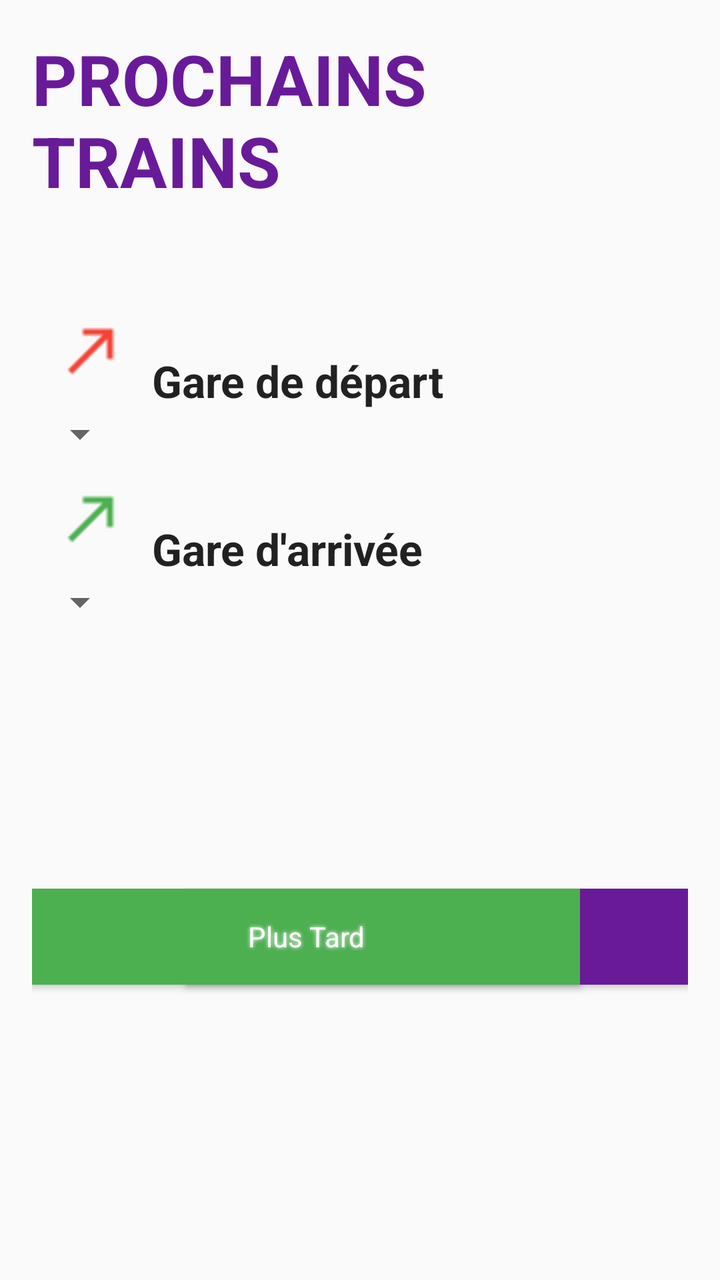
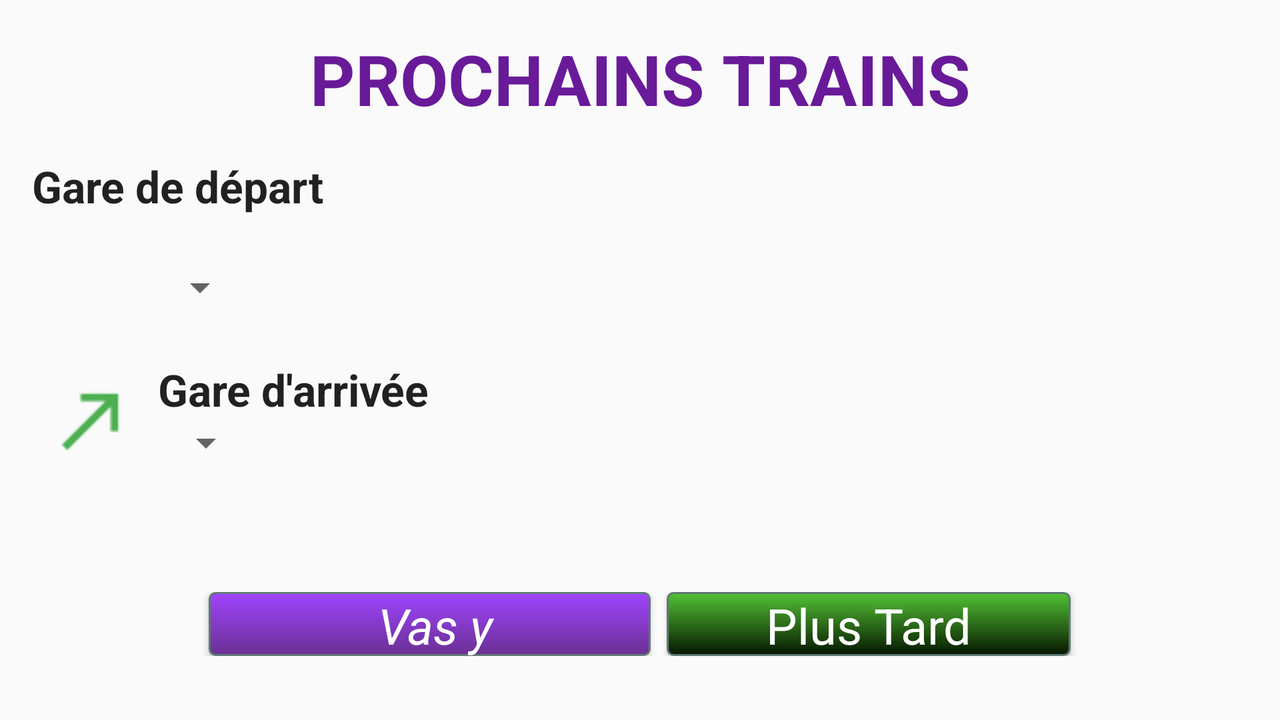

One screen, two layout resources from the same app: the default and the repository's alternative for another configuration. Each is rendered where Android would select it; the XML of both is given below.
<!-- AndroidManifest.xml: application theme AppTheme -->
<!-- res/layout/content_main.xml -->
<RelativeLayout xmlns:android="http://schemas.android.com/apk/res/android"
    xmlns:app="http://schemas.android.com/apk/res-auto"
    xmlns:tools="http://schemas.android.com/tools"
    android:layout_width="match_parent"
    android:layout_height="match_parent"
    android:paddingBottom="@dimen/activity_vertical_margin"
    android:paddingLeft="@dimen/activity_horizontal_margin"
    android:paddingRight="@dimen/activity_horizontal_margin"
    android:paddingTop="@dimen/activity_vertical_margin"
    app:layout_behavior="@string/appbar_scrolling_view_behavior"
    tools:context="com.example.user.projectwithzied.MainActivity"
    tools:showIn="@layout/activity_main">

    <TextView
        android:layout_width="wrap_content"
        android:layout_height="wrap_content"
        android:text="PROCHAINS TRAINS"
        android:textSize="35dp"
        android:elevation="5dp"
        android:textColor="@color/mauve"
        android:textStyle="bold"
        android:id="@+id/title"
        android:layout_alignParentTop="true"
        android:layout_centerHorizontal="true" />

    <TextView
        android:layout_width="wrap_content"
        android:layout_height="wrap_content"
        android:textAppearance="?android:attr/textAppearanceLarge"
        android:text="Gare de départ"


        android:id="@+id/depart"
        android:textStyle="bold"

        android:layout_marginTop="72dp"
        android:layout_below="@+id/title"
        android:layout_toRightOf="@+id/imageView2"
        android:layout_toEndOf="@+id/imageView2" />

    <TextView
        android:layout_width="wrap_content"
        android:layout_height="wrap_content"
        android:textAppearance="?android:attr/textAppearanceLarge"
        android:text="Gare d&apos;arrivée"

        android:textStyle="bold"
        android:id="@+id/arrivee"
        android:layout_above="@+id/spinnerarr"
        android:layout_alignLeft="@+id/depart"
        android:layout_alignStart="@+id/depart" />

    <Spinner
        android:layout_width="wrap_content"
        android:layout_height="wrap_content"
        android:id="@+id/spinner"
        android:gravity="center"
        android:layout_below="@+id/depart"
        android:layout_alignParentLeft="true"
        android:layout_alignParentStart="true"
       />

    <Spinner
        android:layout_width="wrap_content"
        android:layout_height="wrap_content"
        android:id="@+id/spinnerarr"
        android:layout_below="@+id/imageView3"
        android:layout_alignParentLeft="true"
        android:layout_alignParentStart="true"
        />

    <ImageView
        android:layout_width="wrap_content"
        android:layout_height="wrap_content"
        android:src="@drawable/fleche_rouge"
        android:id="@+id/imageView2"
        android:layout_above="@+id/spinner"
        android:layout_alignParentLeft="true"
        android:layout_alignParentStart="true"
        android:layout_alignRight="@+id/imageView3"
        android:layout_alignEnd="@+id/imageView3" />
    <ImageView
        android:layout_width="wrap_content"
        android:layout_height="wrap_content"
        android:src="@drawable/fleche_vert"

        android:id="@+id/imageView3"
        android:layout_below="@+id/spinner"
        android:layout_alignParentLeft="true"
        android:layout_alignParentStart="true" />


    <ImageButton
        android:layout_width="wrap_content"
        android:layout_height="wrap_content"
        android:id="@+id/imageButton"
        android:background="@color/white"
        android:src="@drawable/ic_action_room"
        android:layout_alignTop="@+id/imageView2"
        android:layout_alignParentRight="true"
        android:layout_alignParentEnd="true" />

    <RelativeLayout
        android:orientation="vertical"
        android:layout_width="match_parent"
        android:layout_height="match_parent"

        android:layout_below="@+id/spinnerarr">

        <Button
            style="@style/MyButton"
            android:layout_width="251dp"
            android:layout_height="wrap_content"
            android:text="Partir maintenant"
            android:textStyle="italic"
            android:elevation="5dp"
            android:background="@color/mauve"
            android:id="@+id/maintenant"
            android:layout_alignParentRight="true"
            android:layout_alignParentEnd="true"
            android:layout_alignBottom="@+id/partirpl"
            android:layout_alignTop="@+id/partirpl"
            android:shadowColor="@color/white"
            android:shadowDx="0"
            android:shadowDy="0"
            android:shadowRadius="5"
            />
        <Button style="@style/MyButton"
            android:layout_width="274dp"
            android:layout_height="wrap_content"
            android:text="@string/plustard"
            android:textColor="@color/white"
            android:background="@color/green"
            android:id="@+id/partirpl"
            android:shadowColor="@color/white"
            android:shadowDx="0"
            android:shadowDy="0"
            android:shadowRadius="5"

            android:layout_gravity="right"
            android:layout_centerVertical="true"
            android:layout_alignParentLeft="true"
            android:layout_alignParentStart="true" />
    </RelativeLayout>
</RelativeLayout>
<!-- res/layout/activity_main.xml (included above) -->
<?xml version="1.0" encoding="utf-8"?>
<android.support.design.widget.CoordinatorLayout xmlns:android="http://schemas.android.com/apk/res/android"
    xmlns:app="http://schemas.android.com/apk/res-auto"
    xmlns:tools="http://schemas.android.com/tools"
    android:layout_width="match_parent"
    android:layout_height="match_parent"
    android:fitsSystemWindows="true"
    tools:context="com.example.user.projectwithzied.MainActivity">

    <android.support.design.widget.AppBarLayout
        android:layout_width="match_parent"
        android:layout_height="wrap_content"
        android:theme="@style/AppTheme.AppBarOverlay">

        <android.support.v7.widget.Toolbar
            android:id="@+id/toolbar"
            android:layout_width="match_parent"
            android:layout_height="?attr/actionBarSize"
            android:background="?attr/colorPrimary"
            app:popupTheme="@style/AppTheme.PopupOverlay" />

    </android.support.design.widget.AppBarLayout>

    <include layout="@layout/content_main" />



</android.support.design.widget.CoordinatorLayout>
<!-- resources referenced by this layout -->
<resources>
  <color name="green">#4CAF50</color>
  <color name="mauve">#691A99</color>
  <color name="white">#FFFFFF</color>
  <dimen name="activity_horizontal_margin">16dp</dimen>
  <dimen name="activity_vertical_margin">16dp</dimen>
  <!-- drawable fleche_rouge: png bitmap (drawable, 455 bytes) -->
  <!-- drawable fleche_vert: png bitmap (drawable, 456 bytes) -->
  <string name="plustard">Plus Tard</string>
  <style name="AppTheme.AppBarOverlay" parent="ThemeOverlay.AppCompat.Dark.ActionBar" />
  <style name="AppTheme.PopupOverlay" parent="ThemeOverlay.AppCompat.Light" />
  <!-- from res/values-v21/ -->
  <style name="MyButton" parent="android:Theme.Material">
          <item name="android:textColor">@color/white</item>
          <item name="colorControlHighlight">@color/colorPrimary</item>
          <item name="colorButtonNormal">@color/green</item>
          <item name="android:button">@drawable/mybtn</item>
          <item name="android:buttonStyle">@dimen/activity_horizontal_margin</item>
          <item name="android:shape">oval</item>
          <item name="android:shadowColor">@color/wallet_holo_blue_light</item>
  
      </style>
  <style name="AppTheme" parent="Theme.AppCompat.Light.DarkActionBar">
          
  
          <item name="colorPrimary">@color/colorPrimary</item>
          <item name="colorPrimaryDark">@color/colorPrimaryDark</item>
          <item name="colorAccent">@color/colorAccent</item>
      </style>
  <color name="colorPrimary">#3F51B5</color>
  <!-- drawable mybtn (drawable) -->
  <?xml version="1.0" encoding="utf-8"?>
  <selector xmlns:android="http://schemas.android.com/apk/res/android" >
      <item android:state_pressed="true" >
          <shape android:shape="rectangle"  >
              <corners android:radius="2dp" />
              <stroke android:width="1dip" android:color="#5e7974" />
              <gradient android:angle="-90" android:startColor="#345953" android:endColor="#689a92"  />
          </shape>
      </item>
      <item android:state_focused="true">
          <shape android:shape="rectangle"  >
              <corners android:radius="3dip" />
              <stroke android:width="1dip" android:color="#5e7974" />
              <solid android:color="#58857e"/>
          </shape>
      </item>
      <item >
          <shape android:shape="rectangle"  >
              <corners android:radius="3dip" />
              <stroke android:width="1dip" android:color="#5e7974" />
              <gradient android:angle="-90" android:startColor="#52c234" android:endColor="#061700" />
          </shape>
      </item>
  
  </selector>
  <color name="colorPrimaryDark">#303F9F</color>
  <color name="colorAccent">#FF4081</color>
</resources>
<!-- res/layout-land/content_main.xml (the repository's variant of the layout above) -->
<!-- drawn on the phone turned sideways -->
<RelativeLayout xmlns:android="http://schemas.android.com/apk/res/android"
    xmlns:app="http://schemas.android.com/apk/res-auto"
    xmlns:tools="http://schemas.android.com/tools"
    android:layout_width="wrap_content"
    android:layout_height="match_parent"

    android:paddingBottom="@dimen/activity_vertical_margin"
    android:paddingLeft="@dimen/activity_horizontal_margin"
    android:paddingRight="@dimen/activity_horizontal_margin"
    android:paddingTop="@dimen/activity_vertical_margin"
    app:layout_behavior="@string/appbar_scrolling_view_behavior"
    tools:context="com.example.user.projectwithzied.MainActivity"
    tools:showIn="@layout/activity_main">
    <LinearLayout
        android:id="@+id/titre"
        android:orientation="vertical"
        android:layout_width="match_parent"
        android:layout_height="wrap_content"
        android:layout_alignParentTop="true"
        android:layout_alignParentLeft="true"
        android:layout_alignParentStart="true">
        <TextView
            android:layout_width="match_parent"
            android:layout_height="wrap_content"
            android:text="PROCHAINS TRAINS"
            android:textSize="35dp"
            android:gravity="center"
            android:elevation="5dp"
            android:textColor="@color/mauve"
            android:textStyle="bold"
            android:id="@+id/title"
            android:layout_alignParentTop="true"
            android:layout_centerHorizontal="true" />
    </LinearLayout>
    <LinearLayout
        android:id="@+id/departure"
        android:orientation="vertical"
        android:layout_width="wrap_content"
        android:layout_height="wrap_content"
        android:layout_below="@+id/titre"
        android:layout_alignParentRight="true"
        android:layout_alignParentEnd="true"
        android:layout_marginTop="45dp"></LinearLayout>
    <LinearLayout

        android:orientation="vertical"
        android:layout_width="wrap_content"
        android:layout_height="wrap_content"
        android:layout_centerVertical="true"
        android:layout_alignParentLeft="true"
        android:layout_alignParentStart="true"
        android:id="@+id/linearLayout"
        android:weightSum="1">

    </LinearLayout>


    <LinearLayout
        android:id="@+id/page_buttons"
        android:orientation="horizontal"
        android:layout_width="match_parent"
        android:layout_height="wrap_content"
        android:gravity="center_horizontal"
        android:paddingLeft="@dimen/activity_horizontal_margin"
        android:paddingRight="@dimen/activity_horizontal_margin"
        android:paddingBottom="@dimen/activity_vertical_margin"

        android:layout_gravity="center|left"
        android:layout_toRightOf="@+id/linearLayout"
        android:layout_toEndOf="@+id/linearLayout"
        android:layout_alignParentBottom="true">

        <Button

            style="@style/MyButton"
            android:layout_width="221dp"
            android:layout_height="32dp"
            android:text=" Vas y"
            android:textStyle="italic"
            android:paddingLeft="16dp"
            android:paddingRight="16dp"
            android:textSize="12pt"


            android:background="@drawable/mybtnmauve"
            android:id="@+id/maintenant"
            android:layout_marginRight="@dimen/button_margin"
            />

        <Button style="@style/MyButton"
            android:layout_width="202dp"
            android:layout_height="32dp"
            android:text="@string/plustard"
            android:textColor="@color/white"
            android:background="@drawable/mybtn"
            android:id="@+id/partirpl"

            android:layout_marginLeft="@dimen/button_margin"

            android:textSize="12pt"
            />
    </LinearLayout>

    <RelativeLayout

        android:orientation="horizontal"
        android:layout_width="match_parent"
        android:layout_height="wrap_content"
        android:layout_alignLeft="@+id/linearLayout"
        android:layout_alignStart="@+id/linearLayout"
        android:layout_below="@+id/titre"
        android:layout_alignBottom="@+id/departure"
        android:id="@+id/relativeLayout">




        <ImageView
            android:layout_width="wrap_content"
            android:layout_height="wrap_content"
            android:src="@drawable/ic_communication_call_madered"
            android:id="@+id/imageView3"

            android:layout_alignParentLeft="true"
            android:layout_alignParentStart="true" />

        <TextView

            android:layout_width="wrap_content"
            android:layout_height="wrap_content"
            android:textAppearance="?android:attr/textAppearanceLarge"
            android:text="Gare de départ"
            android:id="@+id/depart"
            android:textStyle="bold"

            android:layout_gravity="center_horizontal"
            android:layout_toRightOf="@+id/imageView3"
            android:layout_toEndOf="@+id/imageView3"
            android:layout_alignParentBottom="true" />
        


    </RelativeLayout>

    <RelativeLayout
        android:layout_width="match_parent"
        android:layout_height="wrap_content"
        android:layout_weight="1.88"
        android:layout_below="@+id/linearLayout"
        android:layout_alignParentLeft="true"
        android:layout_alignParentStart="true"
        android:layout_above="@+id/page_buttons"
        android:id="@+id/relativeLayout2">

        <TextView
            android:layout_width="wrap_content"
            android:layout_height="wrap_content"
            android:textAppearance="?android:attr/textAppearanceLarge"
            android:text="Gare d&apos;arrivée"
            android:textStyle="bold"
            android:id="@+id/arrivee"
            android:layout_marginLeft="63dp"
            android:layout_marginStart="63dp"
            android:layout_alignParentTop="true"
            android:layout_alignParentLeft="true"
            android:layout_alignParentStart="true" />


        <Spinner
                android:layout_width="wrap_content"
                android:layout_height="wrap_content"

                android:id="@+id/spinnerarr"
                android:paddingTop="10dp"
            android:layout_below="@+id/arrivee"
            android:layout_toEndOf="@+id/arrivee"
            android:layout_alignLeft="@+id/arrivee"
            android:layout_alignStart="@+id/arrivee" />
        </RelativeLayout>


    <Spinner
        android:layout_width="wrap_content"
        android:layout_height="wrap_content"
        android:id="@+id/spinner"
        android:paddingTop="10dp"
        android:gravity="right"
        android:layout_toEndOf="@+id/imageView2"
        android:layout_below="@+id/relativeLayout"
        android:layout_above="@+id/relativeLayout2" />

    <ImageView
        android:layout_width="wrap_content"
        android:layout_height="wrap_content"
        android:src="@drawable/ic_communication_call_made"
        android:id="@+id/imageView2"
        android:layout_toRightOf="@+id/linearLayout"
        android:layout_toEndOf="@+id/linearLayout"
        android:layout_below="@+id/spinner" />

</RelativeLayout>
<!-- res/layout/content_main.xml (included above) -->
<RelativeLayout xmlns:android="http://schemas.android.com/apk/res/android"
    xmlns:app="http://schemas.android.com/apk/res-auto"
    xmlns:tools="http://schemas.android.com/tools"
    android:layout_width="match_parent"
    android:layout_height="match_parent"
    android:paddingBottom="@dimen/activity_vertical_margin"
    android:paddingLeft="@dimen/activity_horizontal_margin"
    android:paddingRight="@dimen/activity_horizontal_margin"
    android:paddingTop="@dimen/activity_vertical_margin"
    app:layout_behavior="@string/appbar_scrolling_view_behavior"
    tools:context="com.example.user.projectwithzied.MainActivity"
    tools:showIn="@layout/activity_main">

    <TextView
        android:layout_width="wrap_content"
        android:layout_height="wrap_content"
        android:text="PROCHAINS TRAINS"
        android:textSize="35dp"
        android:elevation="5dp"
        android:textColor="@color/mauve"
        android:textStyle="bold"
        android:id="@+id/title"
        android:layout_alignParentTop="true"
        android:layout_centerHorizontal="true" />

    <TextView
        android:layout_width="wrap_content"
        android:layout_height="wrap_content"
        android:textAppearance="?android:attr/textAppearanceLarge"
        android:text="Gare de départ"


        android:id="@+id/depart"
        android:textStyle="bold"

        android:layout_marginTop="72dp"
        android:layout_below="@+id/title"
        android:layout_toRightOf="@+id/imageView2"
        android:layout_toEndOf="@+id/imageView2" />

    <TextView
        android:layout_width="wrap_content"
        android:layout_height="wrap_content"
        android:textAppearance="?android:attr/textAppearanceLarge"
        android:text="Gare d&apos;arrivée"

        android:textStyle="bold"
        android:id="@+id/arrivee"
        android:layout_above="@+id/spinnerarr"
        android:layout_alignLeft="@+id/depart"
        android:layout_alignStart="@+id/depart" />

    <Spinner
        android:layout_width="wrap_content"
        android:layout_height="wrap_content"
        android:id="@+id/spinner"
        android:gravity="center"
        android:layout_below="@+id/depart"
        android:layout_alignParentLeft="true"
        android:layout_alignParentStart="true"
       />

    <Spinner
        android:layout_width="wrap_content"
        android:layout_height="wrap_content"
        android:id="@+id/spinnerarr"
        android:layout_below="@+id/imageView3"
        android:layout_alignParentLeft="true"
        android:layout_alignParentStart="true"
        />

    <ImageView
        android:layout_width="wrap_content"
        android:layout_height="wrap_content"
        android:src="@drawable/fleche_rouge"
        android:id="@+id/imageView2"
        android:layout_above="@+id/spinner"
        android:layout_alignParentLeft="true"
        android:layout_alignParentStart="true"
        android:layout_alignRight="@+id/imageView3"
        android:layout_alignEnd="@+id/imageView3" />
    <ImageView
        android:layout_width="wrap_content"
        android:layout_height="wrap_content"
        android:src="@drawable/fleche_vert"

        android:id="@+id/imageView3"
        android:layout_below="@+id/spinner"
        android:layout_alignParentLeft="true"
        android:layout_alignParentStart="true" />


    <ImageButton
        android:layout_width="wrap_content"
        android:layout_height="wrap_content"
        android:id="@+id/imageButton"
        android:background="@color/white"
        android:src="@drawable/ic_action_room"
        android:layout_alignTop="@+id/imageView2"
        android:layout_alignParentRight="true"
        android:layout_alignParentEnd="true" />

    <RelativeLayout
        android:orientation="vertical"
        android:layout_width="match_parent"
        android:layout_height="match_parent"

        android:layout_below="@+id/spinnerarr">

        <Button
            style="@style/MyButton"
            android:layout_width="251dp"
            android:layout_height="wrap_content"
            android:text="Partir maintenant"
            android:textStyle="italic"
            android:elevation="5dp"
            android:background="@color/mauve"
            android:id="@+id/maintenant"
            android:layout_alignParentRight="true"
            android:layout_alignParentEnd="true"
            android:layout_alignBottom="@+id/partirpl"
            android:layout_alignTop="@+id/partirpl"
            android:shadowColor="@color/white"
            android:shadowDx="0"
            android:shadowDy="0"
            android:shadowRadius="5"
            />
        <Button style="@style/MyButton"
            android:layout_width="274dp"
            android:layout_height="wrap_content"
            android:text="@string/plustard"
            android:textColor="@color/white"
            android:background="@color/green"
            android:id="@+id/partirpl"
            android:shadowColor="@color/white"
            android:shadowDx="0"
            android:shadowDy="0"
            android:shadowRadius="5"

            android:layout_gravity="right"
            android:layout_centerVertical="true"
            android:layout_alignParentLeft="true"
            android:layout_alignParentStart="true" />
    </RelativeLayout>
</RelativeLayout>
<!-- resources referenced by the variant -->
<!-- as the phone turned sideways resolves them -->
<resources>
  <color name="green">#4CAF50</color>
  <color name="mauve">#691A99</color>
  <color name="white">#FFFFFF</color>
  <dimen name="activity_horizontal_margin">16dp</dimen>
  <dimen name="activity_vertical_margin">16dp</dimen>
  <dimen name="button_margin">4dp</dimen>
  <!-- drawable fleche_rouge: png bitmap (drawable, 455 bytes) -->
  <!-- drawable fleche_vert: png bitmap (drawable, 456 bytes) -->
  <!-- drawable ic_communication_call_made: png bitmap (drawable, 482 bytes) -->
  <!-- drawable mybtn (drawable) -->
  <?xml version="1.0" encoding="utf-8"?>
  <selector xmlns:android="http://schemas.android.com/apk/res/android" >
      <item android:state_pressed="true" >
          <shape android:shape="rectangle"  >
              <corners android:radius="2dp" />
              <stroke android:width="1dip" android:color="#5e7974" />
              <gradient android:angle="-90" android:startColor="#345953" android:endColor="#689a92"  />
          </shape>
      </item>
      <item android:state_focused="true">
          <shape android:shape="rectangle"  >
              <corners android:radius="3dip" />
              <stroke android:width="1dip" android:color="#5e7974" />
              <solid android:color="#58857e"/>
          </shape>
      </item>
      <item >
          <shape android:shape="rectangle"  >
              <corners android:radius="3dip" />
              <stroke android:width="1dip" android:color="#5e7974" />
              <gradient android:angle="-90" android:startColor="#52c234" android:endColor="#061700" />
          </shape>
      </item>
  
  </selector>
  <!-- drawable mybtnmauve (drawable) -->
  <?xml version="1.0" encoding="utf-8"?>
  <selector xmlns:android="http://schemas.android.com/apk/res/android" >
      <item android:state_pressed="true" >
          <shape android:shape="rectangle"  >
              <corners android:radius="2dp" />
              <stroke android:width="1dip" android:color="#5e7974" />
              <gradient android:angle="-90" android:startColor="#345953" android:endColor="#689a92"  />
          </shape>
      </item>
      <item android:state_focused="true">
          <shape android:shape="rectangle"  >
              <corners android:radius="3dip" />
              <stroke android:width="1dip" android:color="#5e7974" />
              <solid android:color="#58857e"/>
          </shape>
      </item>
      <item >
          <shape android:shape="rectangle"  >
              <corners android:radius="3dip" />
              <stroke android:width="1dip" android:color="#5e7974" />
              <gradient android:angle="-90" android:startColor="#a044ff" android:endColor="#6a3093" />
          </shape>
      </item>
  </selector>
  <string name="plustard">Plus Tard</string>
  <style name="AppTheme.AppBarOverlay" parent="ThemeOverlay.AppCompat.Dark.ActionBar" />
  <style name="AppTheme.PopupOverlay" parent="ThemeOverlay.AppCompat.Light" />
  <!-- from res/values-v21/ -->
  <style name="MyButton" parent="android:Theme.Material">
          <item name="android:textColor">@color/white</item>
          <item name="colorControlHighlight">@color/colorPrimary</item>
          <item name="colorButtonNormal">@color/green</item>
          <item name="android:button">@drawable/mybtn</item>
          <item name="android:buttonStyle">@dimen/activity_horizontal_margin</item>
          <item name="android:shape">oval</item>
          <item name="android:shadowColor">@color/wallet_holo_blue_light</item>
  
      </style>
  <style name="AppTheme" parent="Theme.AppCompat.Light.DarkActionBar">
          
  
          <item name="colorPrimary">@color/colorPrimary</item>
          <item name="colorPrimaryDark">@color/colorPrimaryDark</item>
          <item name="colorAccent">@color/colorAccent</item>
      </style>
  <color name="colorPrimary">#3F51B5</color>
  <color name="colorPrimaryDark">#303F9F</color>
  <color name="colorAccent">#FF4081</color>
</resources>
